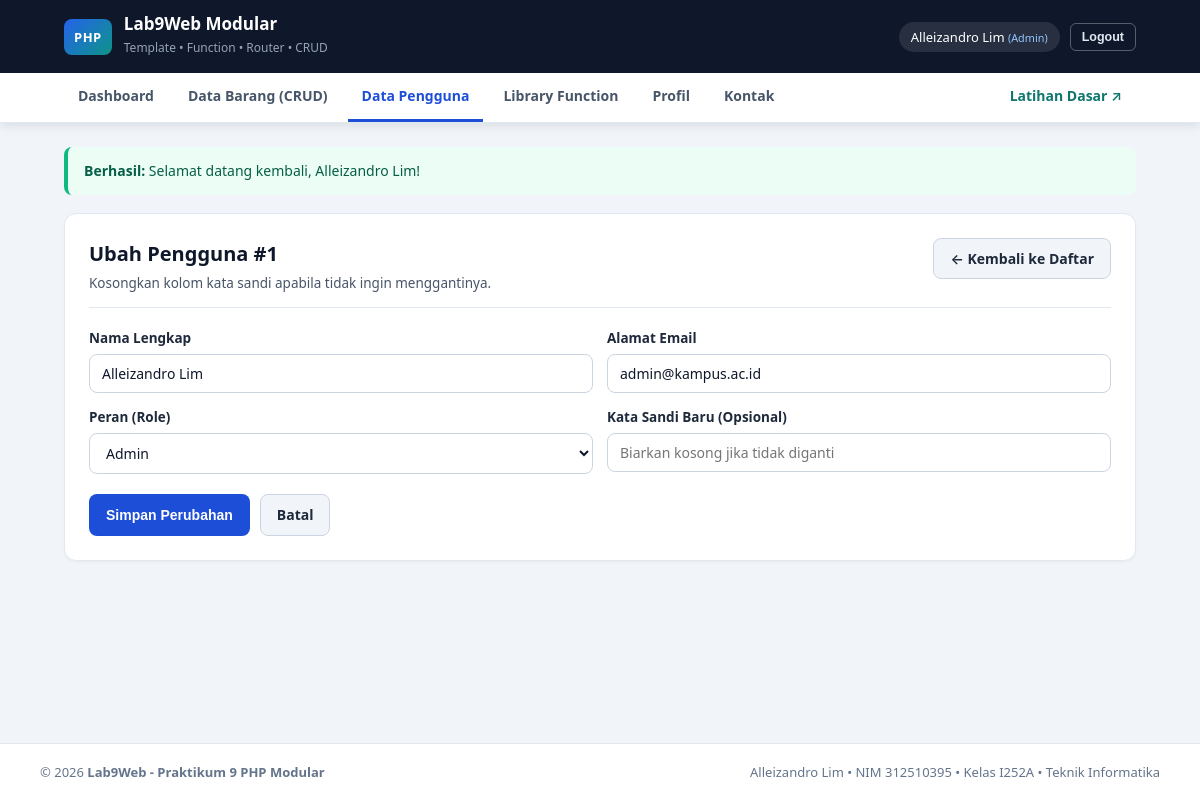
Page /index.php?page=user/edit&id=1 (signed in) on the committed database.
### tables this page shows
CREATE TABLE users (
    id_user INT AUTO_INCREMENT PRIMARY KEY,
    nama VARCHAR(100) NOT NULL,
    email VARCHAR(100) NOT NULL UNIQUE,
    password VARCHAR(255) NOT NULL,
    role VARCHAR(30) NOT NULL DEFAULT 'Operator',
    created_at TIMESTAMP DEFAULT CURRENT_TIMESTAMP
);

### modules/user/edit.php (the view, shortened to what this page needs)
<?php
$id = isset($_GET['id']) && filter_var($_GET['id'], FILTER_VALIDATE_INT) !== false
    ? (int)$_GET['id']
    : (isset($_POST['id_user']) ? (int)$_POST['id_user'] : 0);
$stmtCari = $pdo->prepare("SELECT * FROM users WHERE id_user = :id");
$stmtCari->execute([':id' => $id]);
$dataUser = $stmtCari->fetch();
$daftarRole = ['Admin', 'Staff Gudang', 'Kasir', 'Operator'];
$input = [
    'nama'  => (string)$dataUser['nama'],
    'email' => (string)$dataUser['email'],
    'role'  => (string)$dataUser['role'],
];
?>
<section class="panel">
    <div class="panel-header">
        <div>
            <h2>Ubah Pengguna #<?= $id; ?></h2>
            <p class="panel-subtitle">Kosongkan kolom kata sandi apabila tidak ingin menggantinya.</p>
        </div>
        <a href="<?= e(routeUrl('user/list')); ?>" class="btn btn-secondary">&larr; Kembali ke Daftar</a>
    </div>
    <form method="post" action="<?= e(routeUrl('user/edit', ['id' => $id])); ?>" class="form-layout">
        <div class="form-row">
            <div class="form-field">
                <label for="nama">Nama Lengkap</label>
                <input type="text" id="nama" name="nama" value="<?= e($input['nama']); ?>" required>
            </div>
            <div class="form-field">
                <label for="email">Alamat Email</label>
                <input type="email" id="email" name="email" value="<?= e($input['email']); ?>" required>
            </div>
        </div>
        <div class="form-row">
            <div class="form-field">
                <label for="role">Peran (Role)</label>
                <select id="role" name="role">
                    <?php foreach ($daftarRole as $r): ?>
                        <option value="<?= e($r); ?>" <?= $input['role'] === $r ? 'selected' : ''; ?>><?= e($r); ?></option>
                    <?php endforeach; ?>
                </select>
            </div>
            <div class="form-field">
                <label for="password">Kata Sandi Baru (Opsional)</label>
                <input type="password" id="password" name="password" placeholder="Biarkan kosong jika tidak diganti">
            </div>
        </div>
        <div class="form-actions">
            <button type="submit" class="btn btn-primary">Simpan Perubahan</button>
            <a href="<?= e(routeUrl('user/list')); ?>" class="btn btn-secondary">Batal</a>
        </div>
    </form>
</section>

### views/header.php (shortened to what this page needs)
<?php
$userAktif = currentUser();
?>
<!DOCTYPE html>
<html lang="id">
<head>
    <link rel="stylesheet" href="<?= e(baseUrl('assets/css/style.css')); ?>">
</head>
<body>
<div class="app-shell">
    <header class="topbar">
        <div class="topbar-inner">
            <a href="<?= e(routeUrl('dashboard')); ?>" class="brand">
                <span class="brand-badge">PHP</span>
                <div class="brand-text">
                    <strong>Lab9Web Modular</strong>
                    <span>Template &bull; Function &bull; Router &bull; CRUD</span>
                </div>
            </a>
            <div class="auth-panel">
                <?php if ($userAktif !== null): ?>
                    <span class="user-pill">
                        <?= e($userAktif['nama']); ?>
                        <small>(<?= e($userAktif['role']); ?>)</small>
                    </span>
                    <form method="post" action="<?= e(routeUrl('auth/logout')); ?>" class="inline-form">
                        <button type="submit" class="btn btn-sm btn-outline-light">Logout</button>
                    </form>
                <?php else: ?>
                    <span class="guest-label">Mode Tamu</span>
                    <a href="<?= e(routeUrl('auth/login')); ?>" class="btn btn-sm btn-accent">Login Admin</a>
                <?php endif; ?>
            </div>
        </div>
        <nav class="navbar" aria-label="Navigasi Utama">
            <div class="navbar-inner">
                <a href="<?= e(routeUrl('dashboard')); ?>" class="<?= navActiveClass($currentPage, 'dashboard'); ?>">Dashboard</a>
                <a href="<?= e(routeUrl('barang/list')); ?>" class="<?= navActiveClass($currentPage, 'barang/*'); ?>">Data Barang (CRUD)</a>
                <a href="<?= e(routeUrl('user/list')); ?>" class="<?= navActiveClass($currentPage, 'user/*'); ?>">Data Pengguna</a>
                <a href="<?= e(routeUrl('function/demo')); ?>" class="<?= navActiveClass($currentPage, 'function/demo'); ?>">Library Function</a>
                <a href="<?= e(routeUrl('profil')); ?>" class="<?= navActiveClass($currentPage, 'profil'); ?>">Profil</a>
                <a href="<?= e(routeUrl('kontak')); ?>" class="<?= navActiveClass($currentPage, 'kontak'); ?>">Kontak</a>
                <a href="<?= e(baseUrl('lab9_php_modular/home.php')); ?>" class="nav-secondary">Latihan Dasar &nearr;</a>
            </div>
        </nav>
    </header>
    <main class="main-container">
        <?= renderFlashMessage(); ?>

### assets/css/style.css (style rules this page uses)
:root { --bg-page: #f1f5f9; --bg-surface: #ffffff; --bg-subtle: #f8fafc; --navy-900: #0f172a; --navy-800: #1e293b; --primary: #1d4ed8; --primary-hover: #1e40af; --accent: #0f766e; --danger: #dc2626; --danger-hover: #b91c1c; --text-main: #0f172a; --text-secondary: #475569; --text-muted: #64748b; --border: #e2e8f0; --radius: 10px; }
* { box-sizing: border-box; }
body { margin: 0; font-family: 'Segoe UI', system-ui, -apple-system, sans-serif; background: var(--bg-page); color: var(--text-main); line-height: 1.55; }
.app-shell { min-height: 100vh; display: flex; flex-direction: column; }
.topbar { background: var(--navy-900); color: #fff; box-shadow: 0 2px 10px rgba(15, 23, 42, 0.12); }
.topbar-inner { max-width: 1120px; margin: 0 auto; padding: 14px 24px; display: flex; align-items: center; justify-content: space-between; gap: 16px; }
.brand { display: flex; align-items: center; gap: 12px; text-decoration: none; color: #fff; }
.brand-badge { background: linear-gradient(135deg, #2563eb, #0d9488); color: #fff; font-weight: 800; font-size: 13px; padding: 8px 10px; border-radius: 8px; letter-spacing: 0.5px; }
.brand-text strong { display: block; font-size: 17px; line-height: 1.2; }
.brand-text span { font-size: 12px; color: #94a3b8; }
.auth-panel { display: flex; align-items: center; gap: 10px; }
.user-pill { background: rgba(255, 255, 255, 0.1); padding: 5px 12px; border-radius: 999px; font-size: 13px; }
.user-pill small { color: #93c5fd; }
.navbar { background: #ffffff; border-bottom: 1px solid var(--border); }
.navbar-inner { max-width: 1120px; margin: 0 auto; padding: 0 24px; display: flex; flex-wrap: wrap; gap: 6px; }
.navbar a { color: var(--text-secondary); text-decoration: none; font-size: 14px; font-weight: 600; padding: 12px 14px; border-bottom: 3px solid transparent; transition: color 0.15s, border-color 0.15s; }
.navbar a.active { color: var(--primary); border-bottom-color: var(--primary); }
.navbar a.nav-secondary { margin-left: auto; color: var(--accent); }
.main-container { flex: 1; width: 100%; max-width: 1120px; margin: 24px auto; padding: 0 24px; }
.panel { background: var(--bg-surface); border: 1px solid var(--border); border-radius: 12px; padding: 24px; box-shadow: 0 1px 3px rgba(15, 23, 42, 0.04); }
.panel-header { display: flex; align-items: flex-start; justify-content: space-between; gap: 16px; margin-bottom: 20px; padding-bottom: 14px; border-bottom: 1px solid var(--border); }
.panel-header h2 { margin: 0 0 4px 0; font-size: 20px; }
.panel-subtitle { margin: 0; font-size: 13.5px; color: var(--text-secondary); }
.form-layout { display: flex; flex-direction: column; gap: 14px; }
.form-row { display: grid; grid-template-columns: repeat(auto-fit, minmax(200px, 1fr)); gap: 14px; }
.form-field label { display: block; font-size: 13.5px; font-weight: 600; margin-bottom: 5px; color: var(--navy-800); }
input[type="text"], input[type="email"], input[type="password"], input[type="number"], input[type="file"], select, textarea { width: 100%; padding: 9px 12px; border: 1px solid #cbd5e1; border-radius: 8px; font-size: 14px; font-family: inherit; background: #fff; color: var(--text-main); }
.form-actions { display: flex; gap: 10px; margin-top: 6px; }
.inline-form { display: inline; margin: 0; }
.btn { display: inline-flex; align-items: center; justify-content: center; padding: 9px 16px; font-size: 14px; font-weight: 600; border-radius: 8px; border: 1px solid transparent; cursor: pointer; text-decoration: none; transition: background 0.15s, color 0.15s; }
.btn-sm { padding: 6px 11px; font-size: 12.5px; border-radius: 6px; }
.btn-primary { background: var(--primary); color: #fff; }
.btn-secondary { background: #f1f5f9; color: var(--navy-800); border-color: #cbd5e1; }
.btn-outline-light { background: transparent; color: #e2e8f0; border-color: rgba(255, 255, 255, 0.3); }

### rows in the picture
users: nama "Alleizandro Lim", role "Admin", email "admin@kampus.ac.id"

### other values in the picture
$label "Berhasil"
$flash['pesan'] "Selamat datang kembali, Alleizandro Lim!"
$id "1"
form field role "Admin"
